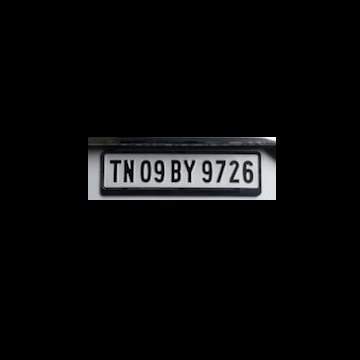
#> input picture plates/plate_only_0.jpg, 360 x 360 px, given in place of image1.jpg, which was not available
$ python Number_plate.py
#> lines starting #> are read from the running program, lines starting #| are printed output that depends on the picture; after the words box and inside, x2 and y2 are one past the last pixel; in counts of white or black regions, pixels touching at a corner belong together; pictures that were not available may be replaced by others from this repository, and a replacement may not be noted
import cv2
import os
import numpy as np
import pytesseract
import re
import sqlite3
from datetime import datetime

def detect_and_extract_number_plate(image_path):
#> called with image_path = 'image1.jpg'
    harcascade = "model/haarcascade_russian_plate_number.xml"
    plate_cascade = cv2.CascadeClassifier(harcascade)

    img = cv2.imread(image_path)
#> img is the input picture: shape (360, 360, 3); mean B, G, R 9.8, 9.5, 9.3

    if img is None:
        print("Error: Could not load image.")
        exit()

    img_gray = cv2.cvtColor(img, cv2.COLOR_BGR2GRAY)

    img_gray = cv2.GaussianBlur(img_gray, (5, 5), 0)
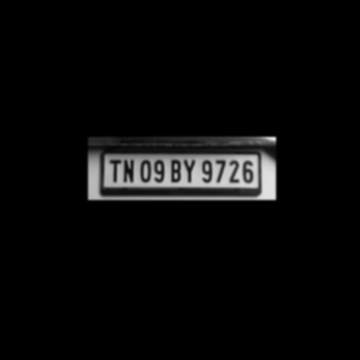
#> img_gray: shape (360, 360); min 0, max 230, mean 9.5

    plates = plate_cascade.detectMultiScale(img_gray, 1.1, 4)
#> plates = [[86, 137, 195, 65]]

    os.makedirs("plates", exist_ok=True)

    min_area = 500
    count = 0
    plate_mask = np.zeros_like(img)

    for (x, y, w, h) in plates:
        area = w * h
        if area > min_area:
            img_roi = img[y:y + h, x:x + w]

            plate_mask[y:y + h, x:x + w] = img[y:y + h, x:x + w]

            filename = os.path.join("plates", f"plate_only_{count}.jpg")
            cv2.imwrite(filename, plate_mask)
            print(f"Plate saved: {filename}")

            count += 1
#> this loop made 1 pass
#> (x, y, w, h, area, count) on pass 1: (86, 137, 195, 65, 12675, 1)
#| Plate saved: plates/plate_only_0.jpg
#> pass 1, in detect_and_extract_number_plate, `img_roi = img[y:y + h, x:x + w]`:
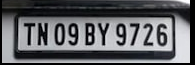
#> img_roi: shape (65, 195, 3); mean B, G, R 100.3, 96.8, 95.5
#> after the loop, count = 1

    if count == 0:
        print("No plates detected.")
        return None

    img = cv2.imread("plates/plate_only_0.jpg")
    gray = cv2.cvtColor(img, cv2.COLOR_BGR2GRAY)
    gray = cv2.threshold(gray, 0, 255, cv2.THRESH_BINARY + cv2.THRESH_OTSU)[1]
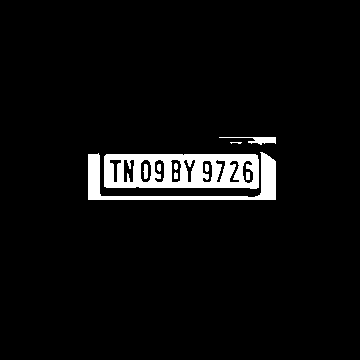
#> gray: shape (360, 360); 4.8% white; 10 white regions (1 under 20 px), largest, box (x1, y1, x2, y2) and area: (104, 154, 259, 189) 3946, (88, 152, 276, 200) 1858, (219, 137, 276, 145) 188
    gray = cv2.resize(gray, None, fx=2, fy=2, interpolation=cv2.INTER_CUBIC)
#> gray: shape (720, 720)
    cv2.imwrite("processed.jpg", gray)

    pytesseract.pytesseract.tesseract_cmd = r"C:\Program Files\Tesseract-OCR\tesseract.exe"
#> (the run stopped early here; a loop or call above may not have finished)
